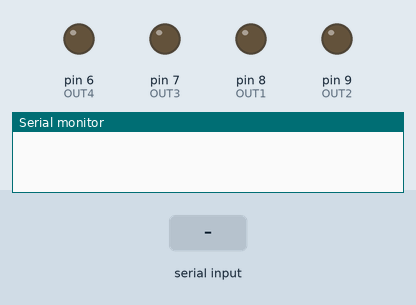
Simulated run of this sketch. Board: Arduino Uno, built with avr-gcc and run on an emulated ATmega328P. Shown: output pins drawn as LEDs (lit = HIGH), the last lines printed to the serial monitor. Inputs (shaded band) come from the test bench.

Above: at 1.2 s.
1.3 s: "F" received over Serial
At 2.5 s:
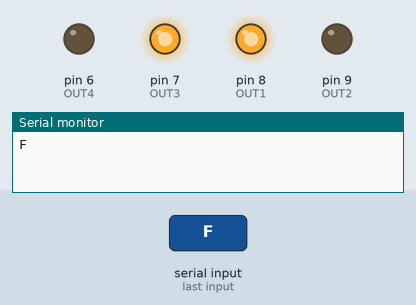
2.8 s: "B" received over Serial
At 3.8 s:
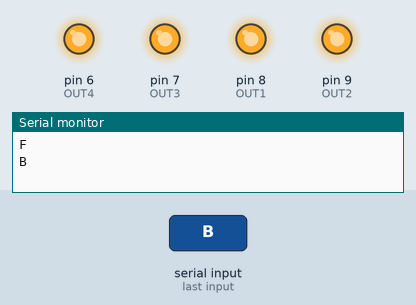
Timing chart, 0 to 5.8 s (numbered marks = the images above; inputs shaded):
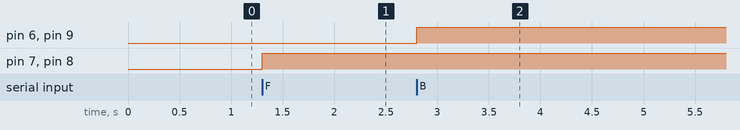

Measured:
- after the input at 1.3 s, pin 7 (OUT3), pin 8 (OUT1): LOW → HIGH at once
- after the input at 2.8 s, pin 6 (OUT4), pin 9 (OUT2): LOW → HIGH at once

The sketch:

Rover_Control.ino
```cpp
char t;

#define OUT1 8
#define OUT2 9
#define OUT3 7
#define OUT4 6

void setup() {
pinMode(OUT1,OUTPUT);
pinMode(OUT2,OUTPUT);
pinMode(OUT3,OUTPUT);
pinMode(OUT4,OUTPUT);
Serial.begin(9600);

}

void loop() {
if(Serial.available()){
  t = Serial.read();
  Serial.println(t);
}

if(t == 'F'){
  digitalWrite(OUT1,HIGH);
  digitalWrite(OUT3,HIGH);
}

else if(t == 'B'){
  digitalWrite(OUT2,HIGH);
  digitalWrite(OUT4,HIGH);

}

else if(t == 'R'){
  digitalWrite(OUT3,HIGH);

}

else if(t == 'L'){
  digitalWrite(OUT1,HIGH);

}
else if (t == 'I'){
  digitalWrite(OUT3,HIGH);
  digitalWrite(OUT2,HIGH);
}
else if(t == 'G'){
  digitalWrite(OUT4,HIGH);
  digitalWrite(OUT1,HIGH);
}

else if(t == 'S'){
  digitalWrite(OUT1,LOW);
  digitalWrite(OUT2,LOW);
  digitalWrite(OUT3,LOW);
  digitalWrite(OUT4,LOW);
}

}
```
